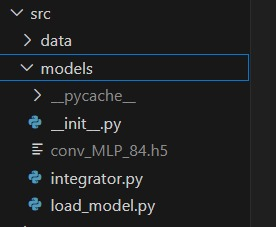
#> input picture Images/info.jpg, 276 x 227 px
$ python -i preprocess_img.py   (imports and definitions only)
#> lines starting #> are read from the running program, lines starting #| are printed output that depends on the picture
#> further down, picture is the input picture: shape (227, 276, 3); mean B, G, R 32, 31, 29.8
import cv2
import numpy as np

def preprocess_image(array):
    """
    Preprocesa una imagen para normalizarla y ajustarla al formato requerido.

    Parámetros:
        array (numpy.ndarray): Arreglo numpy que representa la imagen.

    Retorna:
        numpy.ndarray: Imagen preprocesada con dimensiones ajustadas y normalizada.
    """
    array = cv2.resize(array, (512, 512))
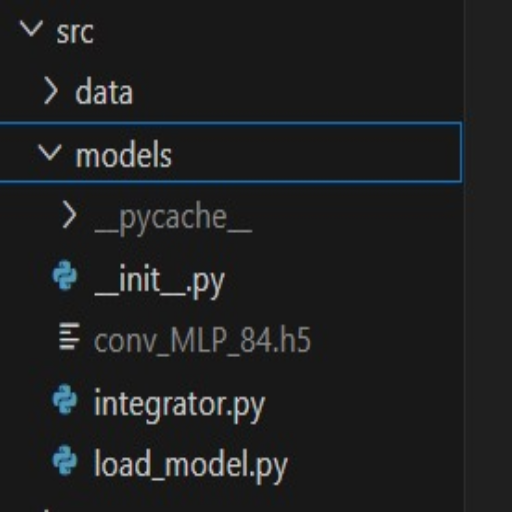
#> array: shape (512, 512, 3); mean of channels 0, 1, 2 32, 31, 29.8; drawn as B, G, R
    array = cv2.cvtColor(array, cv2.COLOR_BGR2GRAY)
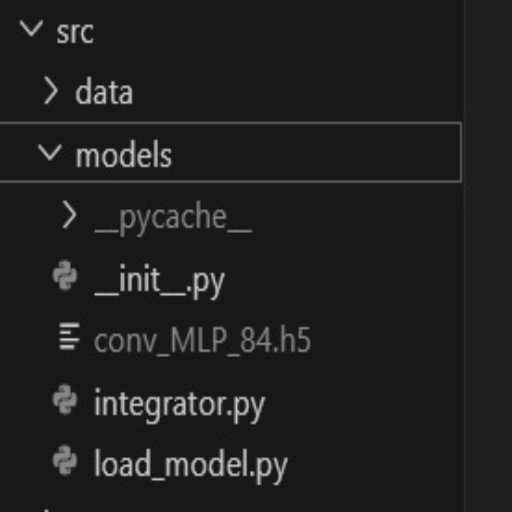
#> array: shape (512, 512); min 14, max 217, mean 30.8
    clahe = cv2.createCLAHE(clipLimit=2.0, tileGridSize=(4, 4))
    array = clahe.apply(array) / 255
    return np.expand_dims(np.expand_dims(array, axis=-1), axis=0)

>>> import cv2
>>> picture = cv2.imread('../../Images/info.jpg')
>>> result = preprocess_image(picture)
